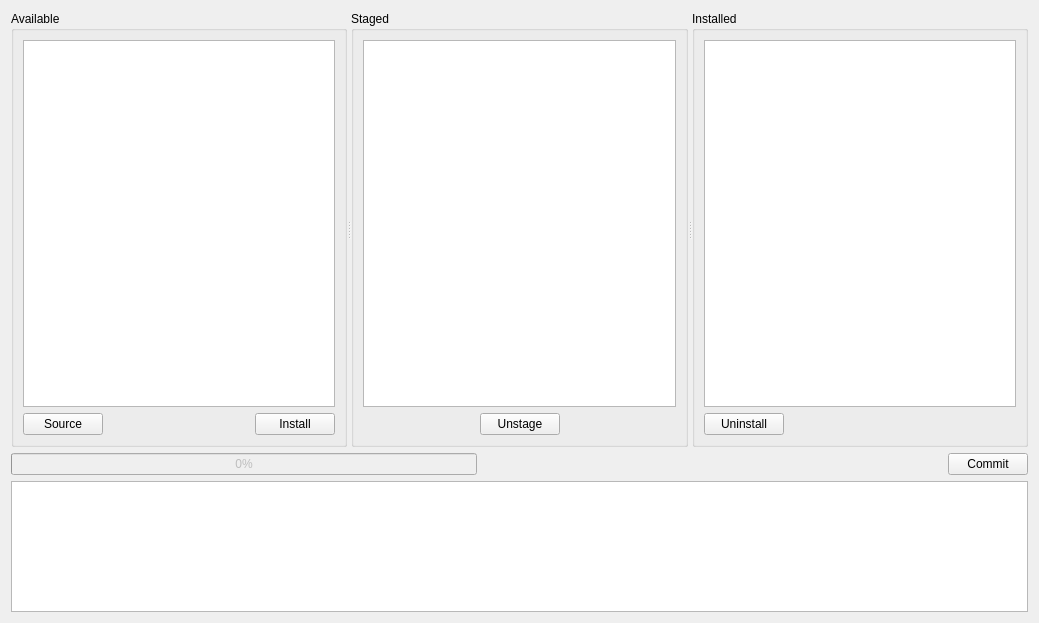
<?xml version="1.0" encoding="UTF-8"?>
<ui version="4.0">
 <class>Repository</class>
 <widget class="QWidget" name="Repository">
  <property name="geometry">
   <rect>
    <x>0</x>
    <y>0</y>
    <width>1039</width>
    <height>623</height>
   </rect>
  </property>
  <property name="windowTitle">
   <string>Form</string>
  </property>
  <layout class="QVBoxLayout" name="verticalLayout_4" stretch="10,0,3">
   <item>
    <widget class="QSplitter" name="splitter">
     <property name="orientation">
      <enum>Qt::Horizontal</enum>
     </property>
     <widget class="QGroupBox" name="ui_availGroup">
      <property name="title">
       <string>Available</string>
      </property>
      <layout class="QVBoxLayout" name="verticalLayout">
       <item>
        <widget class="QListWidget" name="ui_list"/>
       </item>
       <item>
        <layout class="QHBoxLayout" name="horizontalLayout">
         <item>
          <widget class="QPushButton" name="ui_source">
           <property name="text">
            <string>Source</string>
           </property>
          </widget>
         </item>
         <item>
          <spacer name="horizontalSpacer">
           <property name="orientation">
            <enum>Qt::Horizontal</enum>
           </property>
           <property name="sizeHint" stdset="0">
            <size>
             <width>40</width>
             <height>20</height>
            </size>
           </property>
          </spacer>
         </item>
         <item>
          <widget class="QPushButton" name="ui_mark">
           <property name="text">
            <string>Install</string>
           </property>
           <property name="icon">
            <iconset resource="../rc/rc.qrc">
             <normaloff>:/shortcuts/target/icon_set/icons/tick.png</normaloff>:/shortcuts/target/icon_set/icons/tick.png</iconset>
           </property>
          </widget>
         </item>
        </layout>
       </item>
      </layout>
     </widget>
     <widget class="QGroupBox" name="groupBox_2">
      <property name="title">
       <string>Staged</string>
      </property>
      <layout class="QVBoxLayout" name="verticalLayout_2">
       <item>
        <widget class="QListWidget" name="ui_stagedList">
         <property name="iconSize">
          <size>
           <width>16</width>
           <height>16</height>
          </size>
         </property>
         <property name="flow">
          <enum>QListView::TopToBottom</enum>
         </property>
         <property name="viewMode">
          <enum>QListView::ListMode</enum>
         </property>
        </widget>
       </item>
       <item>
        <layout class="QHBoxLayout" name="horizontalLayout_2">
         <item>
          <spacer name="horizontalSpacer_5">
           <property name="orientation">
            <enum>Qt::Horizontal</enum>
           </property>
           <property name="sizeHint" stdset="0">
            <size>
             <width>40</width>
             <height>20</height>
            </size>
           </property>
          </spacer>
         </item>
         <item>
          <widget class="QPushButton" name="ui_unmark">
           <property name="text">
            <string>Unstage</string>
           </property>
           <property name="icon">
            <iconset resource="../rc/rc.qrc">
             <normaloff>:/shortcuts/file/icon_set/icons/cross.png</normaloff>:/shortcuts/file/icon_set/icons/cross.png</iconset>
           </property>
          </widget>
         </item>
         <item>
          <spacer name="horizontalSpacer_2">
           <property name="orientation">
            <enum>Qt::Horizontal</enum>
           </property>
           <property name="sizeHint" stdset="0">
            <size>
             <width>40</width>
             <height>20</height>
            </size>
           </property>
          </spacer>
         </item>
        </layout>
       </item>
      </layout>
     </widget>
     <widget class="QGroupBox" name="groupBox_3">
      <property name="title">
       <string>Installed</string>
      </property>
      <layout class="QVBoxLayout" name="verticalLayout_3">
       <item>
        <widget class="QListWidget" name="ui_installList"/>
       </item>
       <item>
        <layout class="QHBoxLayout" name="horizontalLayout_3">
         <item>
          <widget class="QPushButton" name="ui_uninstall">
           <property name="text">
            <string>Uninstall</string>
           </property>
           <property name="icon">
            <iconset resource="../rc/rc.qrc">
             <normaloff>:/shortcuts/file/icon_set/icons/cross.png</normaloff>:/shortcuts/file/icon_set/icons/cross.png</iconset>
           </property>
          </widget>
         </item>
         <item>
          <spacer name="horizontalSpacer_3">
           <property name="orientation">
            <enum>Qt::Horizontal</enum>
           </property>
           <property name="sizeHint" stdset="0">
            <size>
             <width>40</width>
             <height>20</height>
            </size>
           </property>
          </spacer>
         </item>
        </layout>
       </item>
      </layout>
     </widget>
    </widget>
   </item>
   <item>
    <layout class="QHBoxLayout" name="horizontalLayout_4">
     <item>
      <widget class="QProgressBar" name="ui_progressBar">
       <property name="enabled">
        <bool>false</bool>
       </property>
       <property name="value">
        <number>0</number>
       </property>
      </widget>
     </item>
     <item>
      <spacer name="horizontalSpacer_4">
       <property name="orientation">
        <enum>Qt::Horizontal</enum>
       </property>
       <property name="sizeHint" stdset="0">
        <size>
         <width>40</width>
         <height>20</height>
        </size>
       </property>
      </spacer>
     </item>
     <item>
      <widget class="QPushButton" name="ui_begin">
       <property name="text">
        <string>Commit</string>
       </property>
       <property name="icon">
        <iconset resource="../rc/rc.qrc">
         <normaloff>:/shortcuts/target/icon_set/icons/cog_go.png</normaloff>:/shortcuts/target/icon_set/icons/cog_go.png</iconset>
       </property>
      </widget>
     </item>
    </layout>
   </item>
   <item>
    <widget class="QListWidget" name="ui_log"/>
   </item>
  </layout>
 </widget>
 <resources>
  <include location="../rc/rc.qrc"/>
 </resources>
 <connections/>
</ui>
